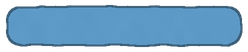
#> input picture assets/source/ui_gen/ui_bar_fill_blue.png, 248 x 52 px, given in place of traffic_jam_master_sheet.webp, which was not available
$ python make_ui.py
#> lines starting #> are read from the running program, lines starting #| are printed output that depends on the picture; pictures that were not available may be replaced by others from this repository, and a replacement may not be noted
### tools/seglib.py
"""Segmentation helpers: turn rectangles of the master sheet into clean transparent cut-outs."""
from PIL import Image, ImageFilter
import numpy as np
from scipy import ndimage as ndi
import os

ROOT = os.path.dirname(os.path.dirname(os.path.abspath(__file__)))
SHEET = os.path.join(ROOT, "assets/source/reference/traffic_jam_master_sheet.webp")
SRC = Image.open(SHEET).convert("RGB")
A = np.asarray(SRC).astype(int)


# [93 lines left out: functions cutout, paper_cut, upscale, hue_shift, not called in this run]


def save(img, relpath):
    p = os.path.join(ROOT, "assets/source", relpath)
    os.makedirs(os.path.dirname(p), exist_ok=True)
    img.save(p, optimize=True)
    return p


# [18 lines left out: function painterly, not called in this run]

### tools/paperlib.py
"""Procedural cut-paper drawing helpers (Pillow + numpy). Everything is drawn 2x supersampled."""
import numpy as np, random, math
from PIL import Image, ImageDraw, ImageFilter, ImageChops

INK = (40, 28, 26)
PARCH = (226, 208, 176)

def rgb(c, k=1.0):
    return tuple(max(0, min(255, int(v * k))) for v in c[:3])
def mix(a, b, t):
    return tuple(int(a[i] * (1 - t) + b[i] * t) for i in range(3))

_noise_cache = {}
def paper_noise(w, h, seed=1, strength=1.0):
    """Grain: low-frequency blotches + fibres + speckle, values around 0 (+-)."""
    rs = np.random.RandomState(seed)
    low = rs.randn(max(2, h // 18), max(2, w // 18))
    low = np.asarray(Image.fromarray(((low - low.min()) / (np.ptp(low) + 1e-6) * 255).astype(np.uint8)).resize((w, h), Image.BICUBIC)).astype(np.float32) / 255 - 0.5
    mid = rs.randn(h // 3 + 1, w // 3 + 1)
    mid = np.asarray(Image.fromarray(((mid - mid.min()) / (np.ptp(mid) + 1e-6) * 255).astype(np.uint8)).resize((w, h), Image.BILINEAR)).astype(np.float32) / 255 - 0.5
    fine = rs.randn(h, w) * 0.5
    # fibres: random short strokes
    fib = Image.new("L", (w, h), 128)
    d = ImageDraw.Draw(fib)
    for _ in range(max(10, w * h // 900)):
        x = rs.randint(0, w); y = rs.randint(0, h); a = rs.rand() * math.pi; l = rs.randint(4, 14)
        d.line([x, y, x + math.cos(a) * l, y + math.sin(a) * l], fill=int(128 + rs.randn() * 26), width=1)
    fib = np.asarray(fib.filter(ImageFilter.GaussianBlur(0.5))).astype(np.float32) / 255 - 0.5
    return (low * 0.5 + mid * 0.22 + fine * 0.14 + fib * 0.6) * strength

def textured(w, h, color, seed=1, strength=26):
    n = paper_noise(w, h, seed)
    base = np.zeros((h, w, 3), np.float32)
    for c in range(3):
        base[..., c] = color[c] + n * strength
    return Image.fromarray(np.clip(base, 0, 255).astype(np.uint8), "RGB")

def deckled_poly(w, h, r=10, jit=1.6, seed=1, step=7, inset=0):
    """Rounded rectangle outline with scissor-cut jitter."""
    rs = random.Random(seed)
    pts = []
    def edge(x0, y0, x1, y1):
        n = max(2, int(math.hypot(x1 - x0, y1 - y0) / step))
        for i in range(n):
            t = i / n
            nx = -(y1 - y0); ny = (x1 - x0); L = math.hypot(nx, ny) or 1
            j = rs.uniform(-jit, jit)
            pts.append((x0 + (x1 - x0) * t + nx / L * j, y0 + (y1 - y0) * t + ny / L * j))
    def arc(cx, cy, a0, a1):
        for i in range(5):
            a = math.radians(a0 + (a1 - a0) * i / 5)
            pts.append((cx + math.cos(a) * r, cy + math.sin(a) * r))
    i = inset
    edge(i + r, i, w - i - r, i); arc(w - i - r, i + r, -90, 0)
    edge(w - i, i + r, w - i, h - i - r); arc(w - i - r, h - i - r, 0, 90)
    edge(w - i - r, h - i, i + r, h - i); arc(i + r, h - i - r, 90, 180)
    edge(i, h - i - r, i, i + r); arc(i + r, i + r, 180, 270)
    return pts

def shadow_of(mask, off=(4, 6), blur=5, alpha=0.38):
    s = Image.new("L", mask.size, 0)
    s.paste(mask, off)
    s = s.filter(ImageFilter.GaussianBlur(blur))
    return s.point(lambda v: int(v * alpha))

def paper_card(w, h, color, outline=None, r=10, jit=1.6, seed=1, shadow=True, pad=10, edge=2.2, grain=22, hilite=True, tape=None):
    """A cut paper card with deckled edge, grain, rim light, dark ink outline and drop shadow. Returns RGBA (w+2pad, h+2pad)."""
    S = 2
    W, H = (w + pad * 2) * S, (h + pad * 2) * S
    mask = Image.new("L", (W, H), 0)
    pts = deckled_poly(w * S, h * S, r * S, jit * S, seed, step=7 * S)
    ImageDraw.Draw(mask).polygon([(x + pad * S, y + pad * S) for x, y in pts], fill=255)
    out = Image.new("RGBA", (W, H), (0, 0, 0, 0))
    if shadow:
        sh = shadow_of(mask, (3 * S, 5 * S), 4 * S, 0.42)
        shim = Image.new("RGBA", (W, H), (30, 20, 16, 0)); shim.putalpha(sh)
        out.alpha_composite(shim)
    tex = textured(W, H, color, seed, grain).convert("RGBA")
    if hilite:   # light rim top-left, darker bottom-right: reads as cut paper thickness
        er = mask.filter(ImageFilter.MinFilter(2 * S + 1))
        rim = ImageChops.subtract(mask, er)
        hl = Image.new("RGBA", (W, H), (255, 250, 235, 0)); hl.putalpha(rim.point(lambda v: int(v * 0.35)))
        tex.alpha_composite(hl)
    ol = outline if outline else rgb(color, 0.45)
    border = ImageChops.subtract(mask, mask.filter(ImageFilter.MinFilter(int(edge * S) * 2 + 1)))
    olim = Image.new("RGBA", (W, H), ol + (0,)); olim.putalpha(border.point(lambda v: int(v * 0.9)))
    tex.alpha_composite(olim)
    tex.putalpha(mask)
    out.alpha_composite(tex)
    return out.resize((w + pad * 2, h + pad * 2), Image.LANCZOS)

def glyph_canvas(sz, S=4):
    im = Image.new("RGBA", (sz * S, sz * S), (0, 0, 0, 0))
    return im, ImageDraw.Draw(im)

def finish(im, sz, S=4, outline=INK, ow=2, sticker=True):
    """downsample glyph, add dark outline + white sticker edge."""
    a = im.getchannel("A")
    k = ow * S
    dil = a.filter(ImageFilter.MaxFilter(k * 2 + 1))
    out = Image.new("RGBA", im.size, (0, 0, 0, 0))
    if sticker:
        st = dil.filter(ImageFilter.MaxFilter(3 * S + 1))
        w = Image.new("RGBA", im.size, (250, 246, 236, 0)); w.putalpha(st); out.alpha_composite(w)
    o = Image.new("RGBA", im.size, outline + (0,)); o.putalpha(dil); out.alpha_composite(o)
    out.alpha_composite(im)
    return out.resize((sz, sz), Image.LANCZOS)

### tools/make_ui.py
#!/usr/bin/env python3
"""Stage 3: procedural cut-paper UI kit, character doll parts, status icons, paper scraps.
Colours are sampled from the supplied sheet palette (teal 84,140,132 / blue 113,156,188 / red 209,110,103 / ...)."""
import os, sys, math, random
sys.path.insert(0, os.path.dirname(__file__))
from paperlib import *
from seglib import save, ROOT

PAL = {  # sampled from the sheet's buttons + cards
  "teal": (84, 140, 132), "blue": (113, 156, 188), "red": (209, 110, 103), "orange": (219, 136, 99),
  "yellow": (233, 171, 75), "lavender": (140, 143, 184), "mint": (141, 176, 162), "gray": (150, 148, 140),
  "green": (110, 160, 98), "pink": (214, 140, 160), "dark": (62, 58, 56), "cream": (232, 216, 184),
}
import colorsys
def _vivid(c, sat=1.32, val=1.06):
    h, l, v = colorsys.rgb_to_hsv(*(x / 255 for x in c))
    r, g, b = colorsys.hsv_to_rgb(h, min(1, l * sat), min(1, v * val))
    return (int(r * 255), int(g * 255), int(b * 255))
PAL = {k: (_vivid(v) if k not in ("gray", "dark", "cream") else v) for k, v in PAL.items()}
RAR = {"common": (150, 150, 146), "uncommon": (120, 168, 120), "rare": (116, 150, 205), "epic": (170, 120, 190), "legendary": (232, 150, 92), "mythic": (220, 108, 130)}
n = 0
def put(img, rel):
    global n; save(img, "ui_gen/" + rel); n += 1

# ------------------------------------------------------------------ panels (9-slice friendly: 256x256, margin ~46)
for name, col, seed in [("paper", PARCH, 3), ("cream", (238, 224, 194), 8), ("cardboard", (176, 146, 108), 5), ("dark", (70, 66, 64), 11), ("kraft", (196, 164, 120), 13)]:
    put(paper_card(236, 236, col, r=14, jit=1.8, seed=seed, pad=10, grain=18 if name != "dark" else 12, outline=(54, 40, 34) if name != "dark" else (24, 20, 20)), f"ui_panel_{name}.png")
for name, col in PAL.items():
    put(paper_card(236, 236, col, r=14, jit=1.8, seed=hash(name) % 97, pad=10), f"ui_panel_{name}.png")
# rarity-bordered unit cards
for rname, col in RAR.items():
    card = paper_card(176, 232, mix(PARCH, (255, 255, 255), 0.25), outline=rgb(col, 0.7), r=12, jit=1.4, seed=hash(rname) % 50, pad=8, edge=3.5)
    put(card, f"ui_card_{rname}.png")
    # inner tinted header strip
    put(paper_card(150, 34, col, r=6, jit=1.0, seed=7, pad=5, grain=12), f"ui_chip_{rname}.png")
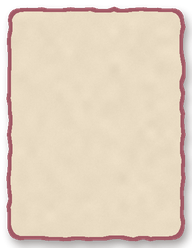
#> card: PIL image 192x248 RGBA; mean R, G, B, A 199.5, 182.1, 163.5, 222.7; transparent parts drawn white

# ------------------------------------------------------------------ buttons (up / down), 9-slice margin ~34
def button(col, pressed=False, w=220, h=96, seed=2):
    base = paper_card(w, h, col, r=12, jit=1.3, seed=seed, pad=12, edge=3.0, shadow=not pressed)
    if pressed:
        # darker + sunk: shadow compressed (drawn tight)
        a = base.getchannel("A")
        dk = Image.new("RGBA", base.size, (30, 20, 16, 70)); dk.putalpha(a.point(lambda v: int(v * 0.22)))
        base.alpha_composite(dk)
        sh = shadow_of(a, (1, 2), 2, 0.5)
        sim = Image.new("RGBA", base.size, (30, 20, 16, 0)); sim.putalpha(sh)
        bg = Image.new("RGBA", base.size, (0, 0, 0, 0)); bg.alpha_composite(sim); bg.alpha_composite(base)
        base = bg
    # inner stitched rim
    d = ImageDraw.Draw(base)
    return base
for name in ["teal", "blue", "red", "orange", "yellow", "lavender", "mint", "gray", "green", "dark"]:
    put(button(PAL[name]), f"ui_btn_{name}_up.png")
    put(button(rgb(PAL[name], 0.9), pressed=True), f"ui_btn_{name}_down.png")
put(button(PAL["gray"]), "ui_btn_disabled_up.png")
#> in button (call 21), `base = paper_card(w, h, col, r=12, jit=1.3, seed=seed, pad=12, edge=3...`:
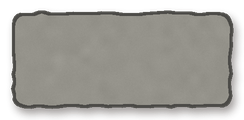
#> base: PIL image 244x120 RGBA; mean R, G, B, A 106.2, 103, 97, 187.8; transparent parts drawn white

# ------------------------------------------------------------------ bars / pills / slots
put(paper_card(236, 40, (58, 50, 46), r=14, jit=0.8, seed=21, pad=6, grain=8, outline=(24, 18, 16), edge=2.5), "ui_bar_bg.png")
for name in ["green", "red", "yellow", "blue", "orange", "lavender", "teal"]:
    put(paper_card(236, 40, PAL[name], r=14, jit=0.8, seed=23, pad=6, grain=10, shadow=False, outline=rgb(PAL[name], 0.55), edge=2.0), f"ui_bar_fill_{name}.png")
#> this loop made 7 passes
#> (name, ol in paper_card) on passes 1 to 7: ('green', (54, 92, 45)), ('red', (121, 45, 40)), ('yellow', (135, 88, 13)), ('blue', (51, 84, 109)), ('orange', (127, 63, 35)), ('lavender', (73, 75, 107)), ('teal', (38, 81, 75))
#> pass 1, in paper_noise (call 52), `low = np.asarray(Image.fromarray(((low - low.min()) / (np.ptp(low) + 1..`:
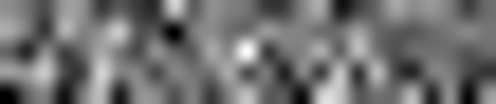
#> low: shape (104, 496) float32; min -0.5, max 0.5, mean -0.057; drawn with min black and max white
#> pass 1, in paper_noise (call 52), `mid = rs.randn(h // 3 + 1, w // 3 + 1)`:
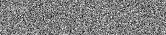
#> mid: shape (35, 166) float64; min -3.4, max 3.3, mean -0.0296; drawn with min black and max white
put(paper_card(236, 64, (58, 50, 46), r=24, jit=0.6, seed=31, pad=8, grain=8, outline=(24, 18, 16)), "ui_pill.png")

# grid slot: asphalt-grey paper tile with cut corner marks
def slot(hl=None, w=150, h=122):
#> called with w = 150, h = 122
    base = paper_card(w, h, (84, 86, 90), r=10, jit=1.2, seed=41, pad=6, grain=18, outline=(34, 32, 32), shadow=True)
#> base: PIL image 162x134 RGBA
    d = ImageDraw.Draw(base)
    pad = 6
    # dashed parking line
    for x in range(pad + 14, w + pad - 14, 18):
        d.line([x, pad + 10, x + 9, pad + 10], fill=(238, 224, 168), width=3)
        d.line([x, h + pad - 10, x + 9, h + pad - 10], fill=(238, 224, 168), width=3)
    if hl:
        o = Image.new("RGBA", base.size, hl + (0,))
        o.putalpha(base.getchannel("A").point(lambda v: int(v * 0.38)))
        base.alpha_composite(o)
    return base
put(slot(), "ui_slot.png"); put(slot((120, 255, 140)), "ui_slot_ok.png"); put(slot((255, 214, 90)), "ui_slot_merge.png"); put(slot((255, 110, 100)), "ui_slot_bad.png")
#> call 4 of slot, with hl = (255, 110, 100), w = 150, h = 122
#> in slot (call 4), `o.putalpha(base.getchannel("A").point(lambda v: int(v * 0.38)))`:
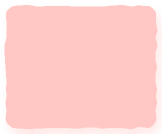
#> o: PIL image 162x134 RGBA; mean R, G, B, A 255, 110, 100, 82.9; transparent parts drawn white
#> in slot (call 4), `base.alpha_composite(o)`:
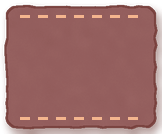
#> base: PIL image 162x134 RGBA; mean R, G, B, A 135.6, 84.9, 82.5, 221.9; transparent parts drawn white

# ------------------------------------------------------------------ tape, stamp, ribbon
def tape(w=120, h=38, col=(214, 190, 140), seed=2):
#> called with w = 120, h = 38, col = (214, 190, 140), seed = 2
    t = paper_card(w, h, col, r=2, jit=2.4, seed=seed, pad=3, shadow=True, grain=20, outline=rgb(col, 0.7), edge=1.0)
    a = np.asarray(t).copy(); a[..., 3] = (a[..., 3] * 0.82).astype(np.uint8)
    return Image.fromarray(a, "RGBA")
put(tape(), "ui_tape.png"); put(tape(col=(236, 220, 170), seed=5), "ui_tape_b.png"); put(tape(70, 30, (190, 150, 120), 7), "ui_tape_small.png")
#> call 2 of tape, with w = 120, h = 38, col = (236, 220, 170), seed = 5
#> in tape (call 2), `t = paper_card(w, h, col, r=2, jit=2.4, seed=seed, pad=3, shadow=True,..`:
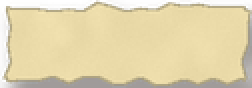
#> t: PIL image 126x44 RGBA (shown 2 times larger); mean R, G, B, A 195, 180.8, 139.1, 215.9; transparent parts drawn white
#> (the rest of the program and of its run is left out)
